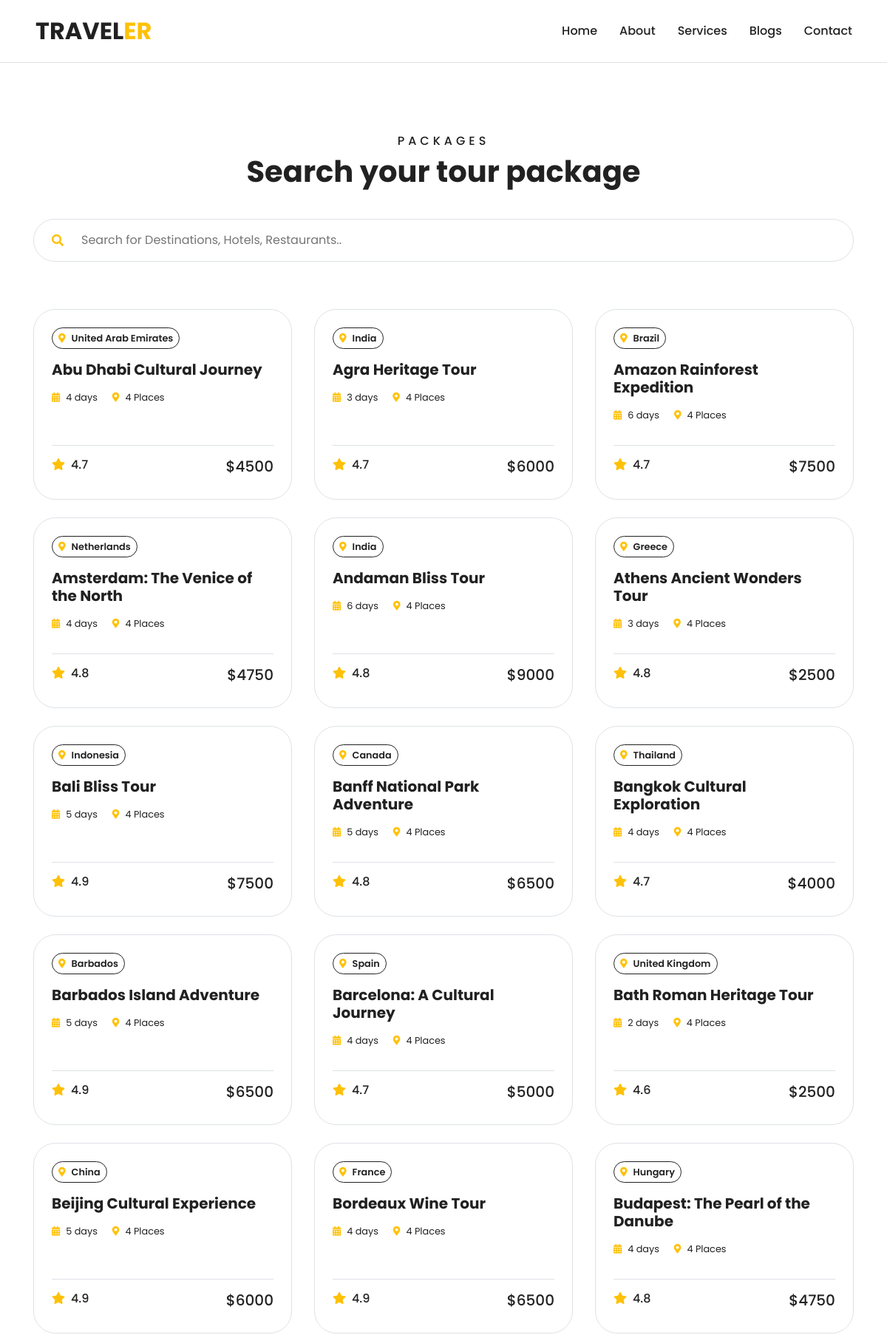
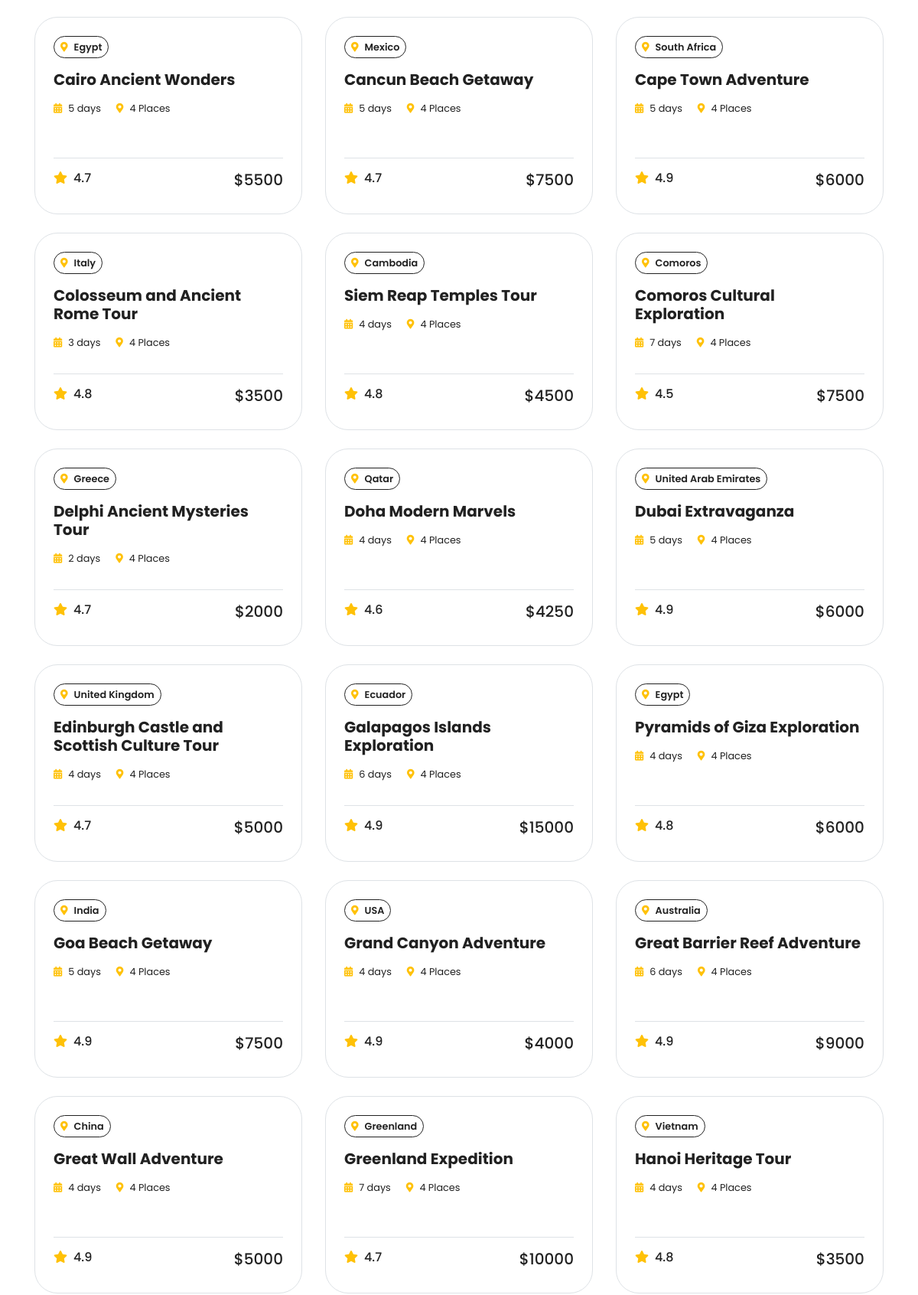
Screenshot of /search_packages/ (upper part) with the database file from the repository (2 pictures, top to bottom).
### main/models.py (models this page shows, shortened)
class Tour_Package(models.Model):
    package_name = models.CharField(max_length=120)
    description = models.TextField(blank=True, null=True)
    country = models.CharField(max_length=50)
    duration = models.IntegerField()
    cost = models.IntegerField(blank=True, null=True)
    rating = models.FloatField(blank=True, null=True)
    places_to_visit = models.JSONField()
    hotels = models.JSONField()
    restaurants = models.JSONField()
    activities = models.JSONField()
    tips = models.JSONField()
    timeline = models.JSONField()
    emergency_contacts = models.JSONField()
    reviews = models.JSONField(blank=True, null=True)
    img = models.ImageField(upload_to="uploads", blank=True, null=True)

### main/views.py (the view)
# urls.py: path('search_packages/', package_Search_view, name="package-search-view"),
def package_Search_view(request):
    search_query = request.GET.get('keyword')
    if search_query is not None:
        packages = Tour_Package.objects.all()
        filtred_packages = []
        for package in packages:
            if search_query.lower() in package.country.lower():
                filtred_packages.append(package)
            else:
                keywords = []
                for place in package.places_to_visit:
                    keywords.append(place['name'].lower())
                for hotel in package.hotels:
                    keywords.append(hotel['name'].lower())
                for res in package.restaurants:
                    keywords.append(res['name'].lower())
                best_match = find_best_match(search_query, keywords)
                if best_match[-1] >= 80:
                    filtred_packages.append(package)
    else:
        filtred_packages = Tour_Package.objects.all()
    return render(request, "package_list.html", {"tour_packages": filtred_packages, "search_query": search_query})

### templates/package_list.html (shortened to what this page needs)
{% extends "base.html" %}
{% load static %}
{% block content %}
    <div class="container-fluid bg-white py-5">
        <div class="container pt-5 pb-3">
            <div class="text-center mb-3 pb-3">
                <h6 class="text-dark text-uppercase" style="letter-spacing: 5px;">Packages</h6>
                <h1>Search your tour package</h1>
            </div>
            <div class="w-100 mt-3">
                <div class="w-100 pb-5">
                    <div class="bg-light">
                        <form method="get" action="{% url 'package-search-view' %}" class="d-flex align-items-center justify-content-between">
                            <div class="flex-grow-1 d-flex align-items-center border rounded-pill px-4">
                                <i class="fa fa-search fa-x text-warning"></i>
                                <input type="text" id="search-input" class="w-100 py-3 px-4 border-0 rounded-pill" style="outline: none; border: 2px solid rgb(232, 232, 232);" placeholder="Search for Destinations, Hotels, Restaurants.." name="keyword">
                            </div>
                        </form>
                    </div>
                </div>
            </div>
            <div class="row mt-3">
                {% for tour in tour_packages %}
                <div class="col-lg-4 col-md-6 mb-4">
                    <div class="package-item h-100 bg-white mb-2 border rounded-xl overflow-hidden p-4">
                        <a href="/package/{{ tour.pk }}" class="d-flex flex-column align-items-start text-decoration-none" style="min-height: 200px;">
                            <small class=" text-dark border border-dark py-1 px-2 rounded-pill mb-3" style="font-weight: 600;"><i class="fa fa-map-marker-alt text-warning mr-2"></i>{{tour.country}}</small>
                            <h1 class="h5 d-block text-decoration-none mb-3" href="">{{ tour.package_name }}</h1>
                            <div class="flex-grow-1 d-flex mb-3" style="gap: 20px;">
                                <small class="m-0 text-dark"><i class="fa fa-calendar-alt text-warning mr-2"></i>{{ tour.duration }} days</small>
                                <small class="m-0 text-dark"><i class="fa fa-map-marker-alt text-warning mr-2"></i>{{ tour.places_to_visit|length }} Places</small>
                            </div>
                            <div class="w-100 border-top pt-3">
                                <div class="d-flex justify-content-between">
                                    <h6 class="m-0"><i class="fa fa-star text-warning mr-2"></i>{{ tour.rating }}<small></small></h6>
                                    <h5 class="m-0">${{ tour.cost }}</h5>
                                </div>
                            </div>
                        </a>
                    </div>
                </div>
                {% endfor %}
            </div>
        </div>
    </div>
{% endblock content %}

### rows the page displays
Tour_Package: country "United Arab Emirates", package_name "Abu Dhabi Cultural Journey", duration "4", places_to_visit|length "4", rating "4.7", cost "4500"
Tour_Package: country "India", package_name "Agra Heritage Tour", duration "3", places_to_visit|length "4", rating "4.7", cost "6000"
Tour_Package: country "Brazil", package_name "Amazon Rainforest Expedition", duration "6", places_to_visit|length "4", rating "4.7", cost "7500"
Tour_Package: country "Netherlands", package_name "Amsterdam: The Venice of the North", duration "4", places_to_visit|length "4", rating "4.8", cost "4750"
Tour_Package: country "India", package_name "Andaman Bliss Tour", duration "6", places_to_visit|length "4", rating "4.8", cost "9000"
Tour_Package: country "Greece", package_name "Athens Ancient Wonders Tour", duration "3", places_to_visit|length "4", rating "4.8", cost "2500"
Tour_Package: country "Indonesia", package_name "Bali Bliss Tour", duration "5", places_to_visit|length "4", rating "4.9", cost "7500"
Tour_Package: country "Canada", package_name "Banff National Park Adventure", duration "5", places_to_visit|length "4", rating "4.8", cost "6500"
Tour_Package: country "Thailand", package_name "Bangkok Cultural Exploration", duration "4", places_to_visit|length "4", rating "4.7", cost "4000"
Tour_Package: country "Barbados", package_name "Barbados Island Adventure", duration "5", places_to_visit|length "4", rating "4.9", cost "6500"
Tour_Package: country "Spain", package_name "Barcelona: A Cultural Journey", duration "4", places_to_visit|length "4", rating "4.7", cost "5000"
Tour_Package: country "United Kingdom", package_name "Bath Roman Heritage Tour", duration "2", places_to_visit|length "4", rating "4.6", cost "2500"
Tour_Package: country "China", package_name "Beijing Cultural Experience", duration "5", places_to_visit|length "4", rating "4.9", cost "6000"
Tour_Package: country "France", package_name "Bordeaux Wine Tour", duration "4", places_to_visit|length "4", rating "4.9", cost "6500"
Tour_Package: country "Hungary", package_name "Budapest: The Pearl of the Danube", duration "4", places_to_visit|length "4", rating "4.8", cost "4750"
Tour_Package: country "Egypt", package_name "Cairo Ancient Wonders", duration "5", places_to_visit|length "4", rating "4.7", cost "5500"
Tour_Package: country "Mexico", package_name "Cancun Beach Getaway", duration "5", places_to_visit|length "4", rating "4.7", cost "7500"
Tour_Package: country "South Africa", package_name "Cape Town Adventure", duration "5", places_to_visit|length "4", rating "4.9", cost "6000"
Tour_Package: country "Italy", package_name "Colosseum and Ancient Rome Tour", duration "3", places_to_visit|length "4", rating "4.8", cost "3500"
Tour_Package: country "Cambodia", package_name "Siem Reap Temples Tour", duration "4", places_to_visit|length "4", rating "4.8", cost "4500"
Tour_Package: country "Comoros", package_name "Comoros Cultural Exploration", duration "7", places_to_visit|length "4", rating "4.5", cost "7500"
Tour_Package: country "Greece", package_name "Delphi Ancient Mysteries Tour", duration "2", places_to_visit|length "4", rating "4.7", cost "2000"
Tour_Package: country "Qatar", package_name "Doha Modern Marvels", duration "4", places_to_visit|length "4", rating "4.6", cost "4250"
Tour_Package: country "United Arab Emirates", package_name "Dubai Extravaganza", duration "5", places_to_visit|length "4", rating "4.9", cost "6000"
Tour_Package: country "United Kingdom", package_name "Edinburgh Castle and Scottish Culture Tour", duration "4", places_to_visit|length "4", rating "4.7", cost "5000"
Tour_Package: country "Ecuador", package_name "Galapagos Islands Exploration", duration "6", places_to_visit|length "4", rating "4.9", cost "15000"
Tour_Package: country "Egypt", package_name "Pyramids of Giza Exploration", duration "4", places_to_visit|length "4", rating "4.8", cost "6000"
Tour_Package: country "India", package_name "Goa Beach Getaway", duration "5", places_to_visit|length "4", rating "4.9", cost "7500"
Tour_Package: country "USA", package_name "Grand Canyon Adventure", duration "4", places_to_visit|length "4", rating "4.9", cost "4000"
Tour_Package: country "Australia", package_name "Great Barrier Reef Adventure", duration "6", places_to_visit|length "4", rating "4.9", cost "9000"
Tour_Package: country "China", package_name "Great Wall Adventure", duration "4", places_to_visit|length "4", rating "4.9", cost "5000"
Tour_Package: country "Greenland", package_name "Greenland Expedition", duration "7", places_to_visit|length "4", rating "4.7", cost "10000"
Tour_Package: country "Vietnam", package_name "Hanoi Heritage Tour", duration "4", places_to_visit|length "4", rating "4.8", cost "3500"
